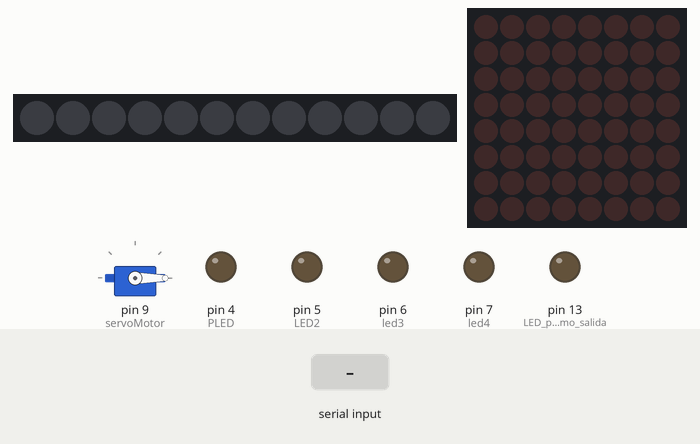
Recording of a sketch running on a simulated Arduino Uno, built with avr-gcc and run on an emulated ATmega328P. Parts: 12 RGB LEDs in strip order, left to right, servo, 8×8 LED matrix, output pins drawn as LEDs (lit = HIGH). The inputs (shaded band) are chosen by the test bench.

Above: at 8.2 s.
8.3 s: byte 79 ('O') received over Serial
At 8.7 s:
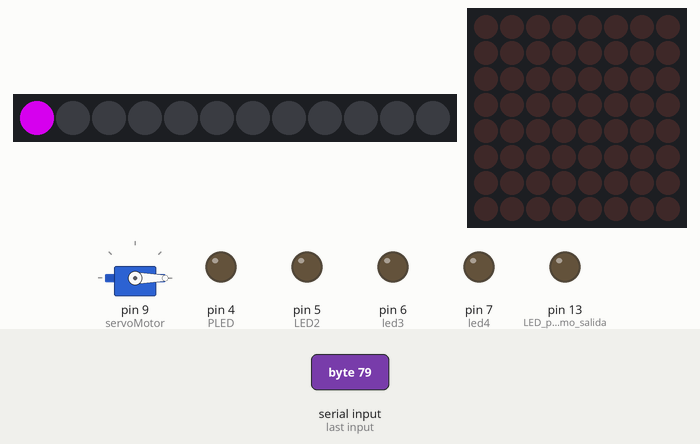
At 9.2 s:
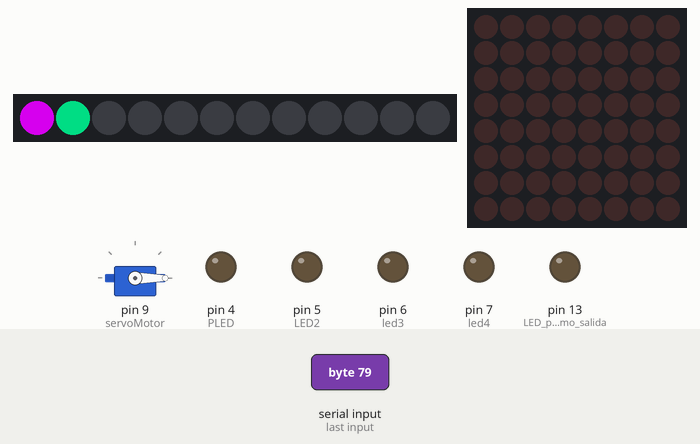
14.3 s: "I" received over Serial
At 22.3 s:
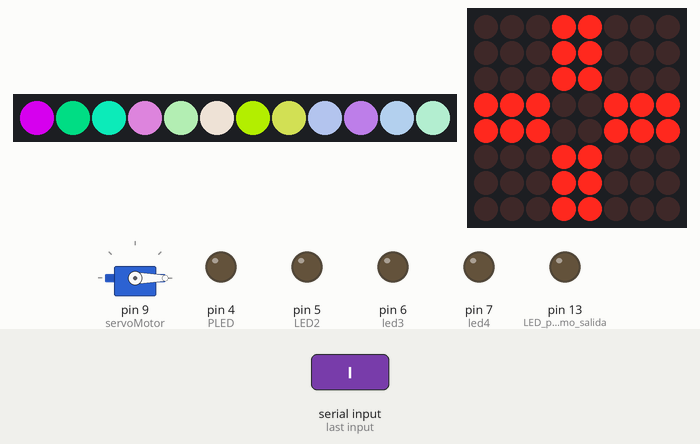
Timing chart, 0 to 23.8 s (numbered marks = the images above; inputs shaded):
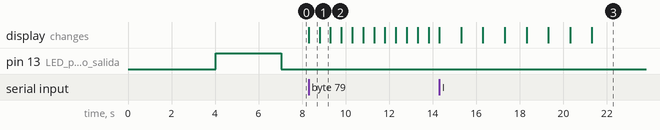

The sketch:

sketch_jun28a-Hc-06.ino
```cpp
#include <SoftwareSerial.h>
#include <Adafruit_NeoPixel.h>//Incluimos la librería en el código
#include <Servo.h>
#include "LedControl.h"
LedControl Qleds = LedControl(12,11,10,1);
Servo servoMotor;
SoftwareSerial bluetooth(2,3);
char nombres[21] = "Ale-06";
char BPS = '4';
char contras[5] =  "1234";
int valor;
int valor2;
char data = 0; //Variable de lectura Bluetooth
int PLED = 4; //Puerto de conexión del LED
int LED2=5;
int led3=6;
int led4=7;
Adafruit_NeoPixel leds= Adafruit_NeoPixel(12,8, NEO_GRB + NEO_KHZ800 );
byte arreglo[8] = {
B00011000,
B00011000,
B00011000,
B11100111,
B11100111,
B00011000,
B00011000,
B00011000};


byte arreglo2[8] = {
B00011000,
B00011000,
B00011000,
B00011000,
B00011000,
B00011000,
B00011000,
B00011000};

byte arreglo3[8] = {
B00011000,
B00011000,
B00011000,
B11111111,
B11111111,
B00011000,
B00011000,
B00011000};


void setup() {
leds.begin();
bluetooth.begin(9600);
Serial.begin(9600);


Qleds.shutdown(0,false);
Qleds.setIntensity(0,6);// La valores estan entre 1 y 15
Qleds.clearDisplay(0);


servoMotor.attach(9);
servoMotor.write(0);
pinMode(13, OUTPUT); //LED placa como salida
digitalWrite(13, LOW); //LED placa apagado;


bluetooth.print("AT");
delay(1000);


bluetooth.print("AT+NAME");
bluetooth.print(nombres);
delay(1000);


bluetooth.print("AT+BAUD");
bluetooth.print(BPS);
delay(1000);


bluetooth.print("AT+PIN");
bluetooth.print(contras);
delay(1000);


digitalWrite(13, HIGH); //LED placa encendido
  delay(3000);
  digitalWrite(13, LOW);
  pinMode (PLED, OUTPUT); //LED como salida
  pinMode (LED2, OUTPUT); //LED como salida
  pinMode (led3, OUTPUT); //LED como salida
  pinMode (led4, OUTPUT); //LED como salida

}


void loop() {
if (Serial.available() > 0) {
data = Serial.read(); //Guarda en la variable “data” el dato recibido por Bluetooth
switch (data){
case 'A': //LED ON
digitalWrite(PLED, HIGH);
break;
case 'a': //LED OFF
digitalWrite(PLED, LOW);
break;
case 'B':
digitalWrite(LED2,HIGH);
break;
case 'b':
digitalWrite(LED2,LOW);
break;
case 'C':
digitalWrite(led3,HIGH);
break;
case 'c':
digitalWrite(led3,LOW);
break;
case 'D':
digitalWrite(led4,HIGH);
break;
case 'd':
digitalWrite(led4,LOW);
break;
case 'I':
for(int i=0; i<8; i++){
Qleds.setRow(0, i, arreglo[i]);
delay(1000);}
case'k':
for(int i=0; i<8; i++){
Qleds.setRow(0, i, arreglo2[i]);
delay(1000);}
case'M':
for(int i=0; i<8; i++){
Qleds.setRow(0, i, arreglo3[i]);
delay(1000);}


case 'O':
leds.clear();
leds.setPixelColor(0, leds.Color(180, 0, 200));
  leds.show();
  delay(500);
        leds.setPixelColor(1, leds.Color(0, 150, 90));
  leds.show();
  delay(500);
        leds.setPixelColor(2, leds.Color(10, 190, 150));
  leds.show();
  delay(500);
        leds.setPixelColor(3, leds.Color(150, 90, 150));
  leds.show();
  delay(500);
       leds.setPixelColor(4, leds.Color(150, 200, 150));
  leds.show();
  delay(500);
        leds.setPixelColor(5, leds.Color(200, 190, 180));
  leds.show();
  delay(500);
        leds.setPixelColor(6, leds.Color(150, 200, 0));
  leds.show();
  delay(500);
        leds.setPixelColor(7, leds.Color(150, 160, 60));
  leds.show();
  delay(500);
       leds.setPixelColor(8, leds.Color(150, 165, 200));
  leds.show();
  delay(500);
        leds.setPixelColor(9, leds.Color(150, 100, 185));
  leds.show();
  delay(500);
       leds.setPixelColor(10, leds.Color(150, 175, 200));
  leds.show();
  delay(500);
        leds.setPixelColor(11, leds.Color(150, 200, 175));
  leds.show();
  delay(500);
  break;
  }
}
while (bluetooth.available()>0){
data= bluetooth.read();
Serial.println(valor);
servoMotor.write(valor);
}
while (bluetooth.available()>0){
valor2= bluetooth.read();
Serial.println(valor2);
digitalWrite(PLED,HIGH);
digitalWrite(LED2,HIGH);
digitalWrite(led3,HIGH);
digitalWrite(led4,HIGH);
delay(1000);
digitalWrite(PLED,LOW);
digitalWrite(LED2,LOW);
digitalWrite(led3,LOW);
digitalWrite(led4,LOW);
}
}
```

Measured:
- after the input at 14.3 s, the display: first changes at once (image 3 shows a later state)
- what the display in image 1 shows lasts 0.5 s, from 8.3 s to 8.8 s
